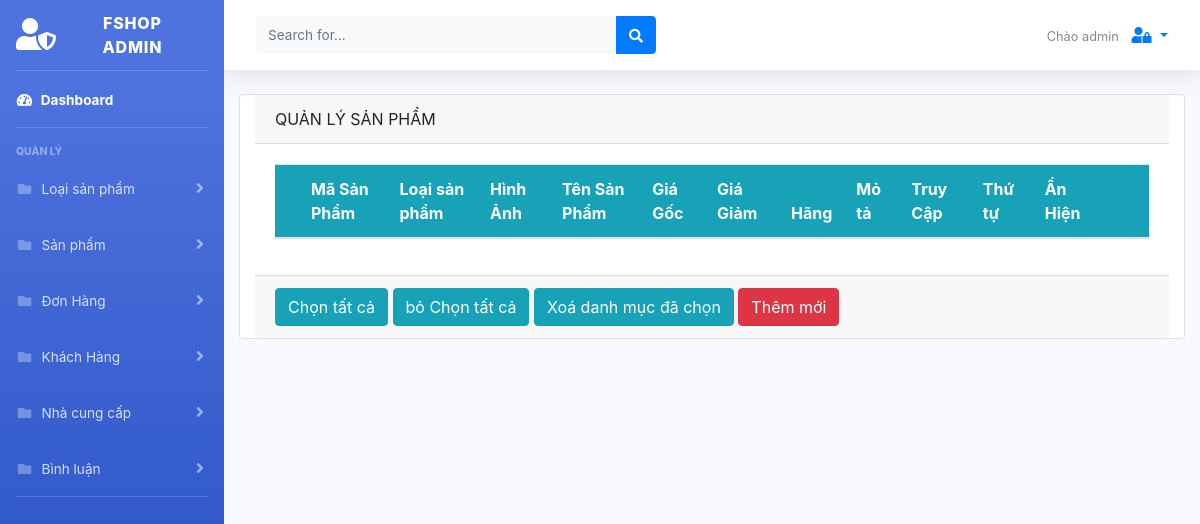
Page /admin/index.php?ctrl=product on the earlier database version.
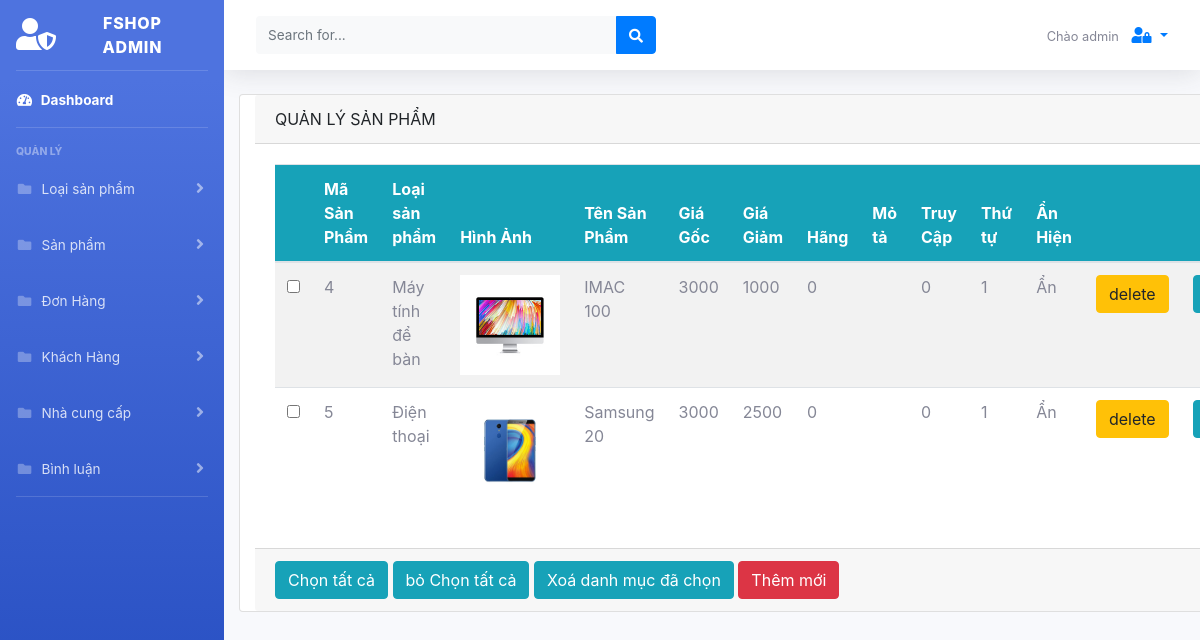
Same page on the later database version.
### tables this page shows
CREATE TABLE `sanpham` (
  `ma_sp` int(225) NOT NULL,
  `ma_loai` int(11) NOT NULL,
  `ten_sp` varchar(20) NOT NULL,
  `gia_goc` decimal(20,0) NOT NULL,
  `gia_giam` decimal(20,0) NOT NULL,
  `hang` int(20) NOT NULL,
  `hinh_anh` varchar(100) NOT NULL,
  `mo_ta` varchar(100) NOT NULL,
  `truy_cap` int(11) DEFAULT NULL,
  `thu_tu` int(225) NOT NULL,
  `an_hien` tinyint(1) NOT NULL
);

CREATE TABLE `catalogs` (
  `ma_loai` int(11) NOT NULL,
  `ten_loai` varchar(50) NOT NULL,
  `thu_tu` int(10) NOT NULL,
  `an_hien` tinyint(1) NOT NULL
);

### admin/model/database.php (called while the page is built, shortened)
<?php
    function getConnection(){
        $host= 'localhost';
        $dbname= 'du_an_1';
        $username='root';
        $password='';
        $options= array(PDO::MYSQL_ATTR_INIT_COMMAND => "SET NAMES utf8",
        PDO::ATTR_ERRMODE => PDO::ERRMODE_EXCEPTION);
        $DBH= new PDO('mysql:host='.$host.';dbname='.$dbname,$username, $password, $options);
        return $DBH;
    }
    function query($sql){
        $connect= getConnection();
        $result=$connect->query($sql);
        return $result;
    }
    function queryOne($sql){
        $connect= getConnection();
        $result= $connect->query($sql);
        $row=$result->fetch(PDO::FETCH_ASSOC);
        return $row;
    }
?>

### admin/model/product.php (called while the page is built, shortened)
<?php
	include_once 'database.php';
	function showAllProduct()
	{
		$sql='select * from sanpham';
		return query($sql);
	}
?>

### admin/model/catalogs.php (called while the page is built, shortened)
<?php
    include_once ('database.php');
    function getCatalogById($id){
        $sql="SELECT * from catalogs where ma_loai='$id'";
        return queryOne($sql);
    }
?>

### admin/view/product/showProduct.php (the view, shortened to what this page needs)
<form action="#" method="post">
      <div class="card container">
        <div class="card-header">
          QUẢN LÝ SẢN PHẨM
        </div>
        <div class="card-body">
          <table class="table table-striped table"  >
              <thead>
                <tr class="bg-info">
                <th name="chonX[]"></th>
                  <th>Mã Sản Phẩm</th>
                  <th>Loại sản phẩm</th>
                  <th>Hình Ảnh</th>
                  <th>Tên Sản Phẩm</th>
                  <th>Giá Gốc</th>
                  <th>Giá Giảm</th>
                  <th>Hãng</th>
                  <th>Mỏ tả</th>
                  <th>Truy Cập</th>
                  <th>Thứ tự</th>
                  <th>Ẩn Hiện</th>
                  <th></th>
                  <th></th>
                </tr>
              </thead>
              <tbody>
              <?php
                foreach ($products as $key ) {
                  $id=$key['ma_loai'];
                  $loaisp=getCatalogById($id);
                  if($key['an_hien']==1){
                    $anhien='Hiện';
                  }
                  else{
                    $anhien='Ẩn';
                  };
                  echo'
                    <tr>
                      <td><input type="checkbox" name="chonX[]"></td>
                      <td>'.$key['ma_sp'].'</td>
                      <td>'.$loaisp['ten_loai'].'</td>
                      <td><img width="100px" height="100px" src="'.$key['hinh_anh'].'"></td>
                      <td>'.$key['ten_sp'].'</td>
                      <td>'.$key['gia_goc'].'</td>
                      <td>'.$key['gia_giam'].'</td>
                      <td>'.$key['hang'].'</td>
                      <td>'.$key['mo_ta'].'</td>
                      <td>'.$key['truy_cap'].'</td>
                      <td>'.$key['thu_tu'].'</td>
                      <td>'.$anhien.'</td>
                      <td><a href="index.php?ctrl=product&act=delete&id='.$key['ma_sp'].'" class="btn btn-warning">delete</a></td>
                      <td><a href="index.php?ctrl=product&act=update&id='.$key['ma_sp'].'" class="btn btn-info">edit</a></td>
                    </tr>
                  ';
                }
              ?>
              </tbody>
            </table>
          </div>
        <div class="card-footer">
            <input type="button" class="btn btn-info" onclick='selectAll()' value="Chọn tất cả" >
            <input type="button" class="btn btn-info" onclick='UnSelectAll()' value="bỏ Chọn tất cả" >
            <button type="submit" class="btn btn-info">Xoá danh mục đã chọn</button>
            <a href="index.php?ctrl=product&act=addnew" class="btn btn-danger">Thêm mới</a>
        </div>
      </div>
</form>

Differences in the rows shown:
added sanpham: ma_sp "4", ma_loai.ten_loai "Máy tính để bàn", hinh_anh (picture), ten_sp "IMAC 100", gia_goc "3000", gia_giam "1000", hang "0", truy_cap "0", thu_tu "1", an_hien "Ẩn"
added sanpham: ma_sp "5", ma_loai.ten_loai "Điện thoại", hinh_anh (picture), ten_sp "Samsung 20", gia_goc "3000", gia_giam "2500", hang "0", truy_cap "0", thu_tu "1", an_hien "Ẩn"
